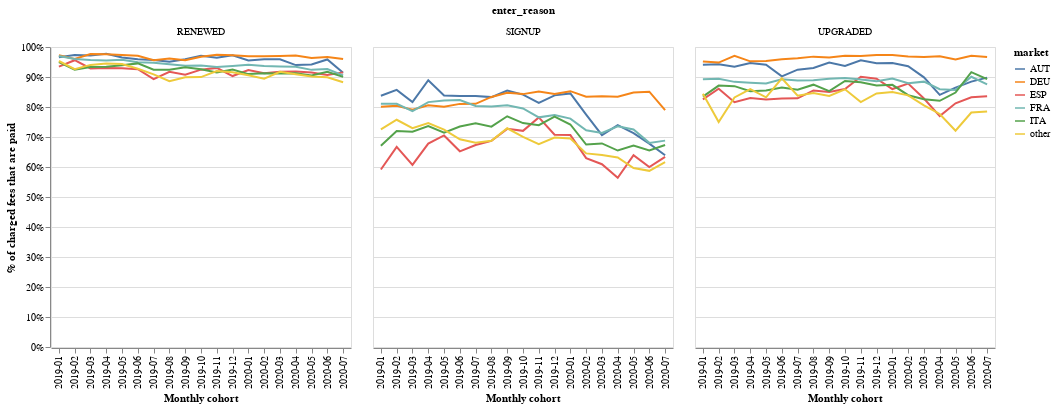

The notebook cell this image was saved under:
### Code cell
data = df

# drop all discount_flg and overwrite_flg = True
data = data.loc[(data["discount_flg"] == False) & (data["override_flg"] == False), :]

# trim market
data["market"] = data["market"].str.strip()

# drop UK
data = data.loc[data["market"] != "GBR", :]

data.loc[
    data["market"].isin(["FRA", "DEU", "ITA", "ESP", "AUT"]) == False, "market"
] = "other"

# keep only payments that were charged
data = data.loc[data["charged"] == True, :]

# restrict on relevant cohorts
data = data.loc[
    pd.to_datetime(data["subscription_valid_from"]) < pd.to_datetime("2020-08-01"), :
]
data = data.loc[
    pd.to_datetime(data["subscription_valid_from"]) >= pd.to_datetime("2019-01-01"), :
]

# convert to monthly cohorts
data["month"] = pd.to_datetime(data["subscription_valid_from"]).dt.to_period("M")

# drop downgraders
data = data.loc[data["enter_reason"] != "DOWNGRADED", :]

data = (
    data.groupby(["month", "market", "enter_reason"])["paid"].agg("mean").reset_index()
)

data["month"] = data["month"].astype(str)

alt.Chart(data).mark_line().encode(
    x=alt.X("month:N", axis=alt.Axis(title="Monthly cohort")),
    y=alt.Y(
        "paid:Q", axis=alt.Axis(format="%", title="% of charged fees that are paid")
    ),
    color="market:N",
).properties(width=300, height=300, title="% of charged fees that are paid").facet(
    facet="enter_reason:N", columns=3
)

### Figure 1 — Vega-Lite specification as saved in the notebook (floating-point values rounded to 4 significant figures; data arrays with more than 128 entries replaced by an {"elided": "..."} marker saying what was removed)
{"config": {"view": {"continuousWidth": 400, "continuousHeight": 300}}, "data": {"name": "data-c283b7bbad9013d3b6980bf94856a337"}, "facet": {"type": "nominal", "field": "enter_reason"}, "spec": {"mark": "line", "encoding": {"color": {"type": "nominal", "field": "market"}, "x": {"type": "nominal", "axis": {"title": "Monthly cohort"}, "field": "month"}, "y": {"type": "quantitative", "axis": {"format": "%", "title": "% of charged fees that are paid"}, "field": "paid"}}, "height": 300, "title": "% of charged fees that are paid", "width": 300}, "columns": 3, "$schema": "https://vega.github.io/schema/vega-lite/v4.8.1.json", "datasets": {"data-c283b7bbad9013d3b6980bf94856a337": {"elided": "342 records"}}}
